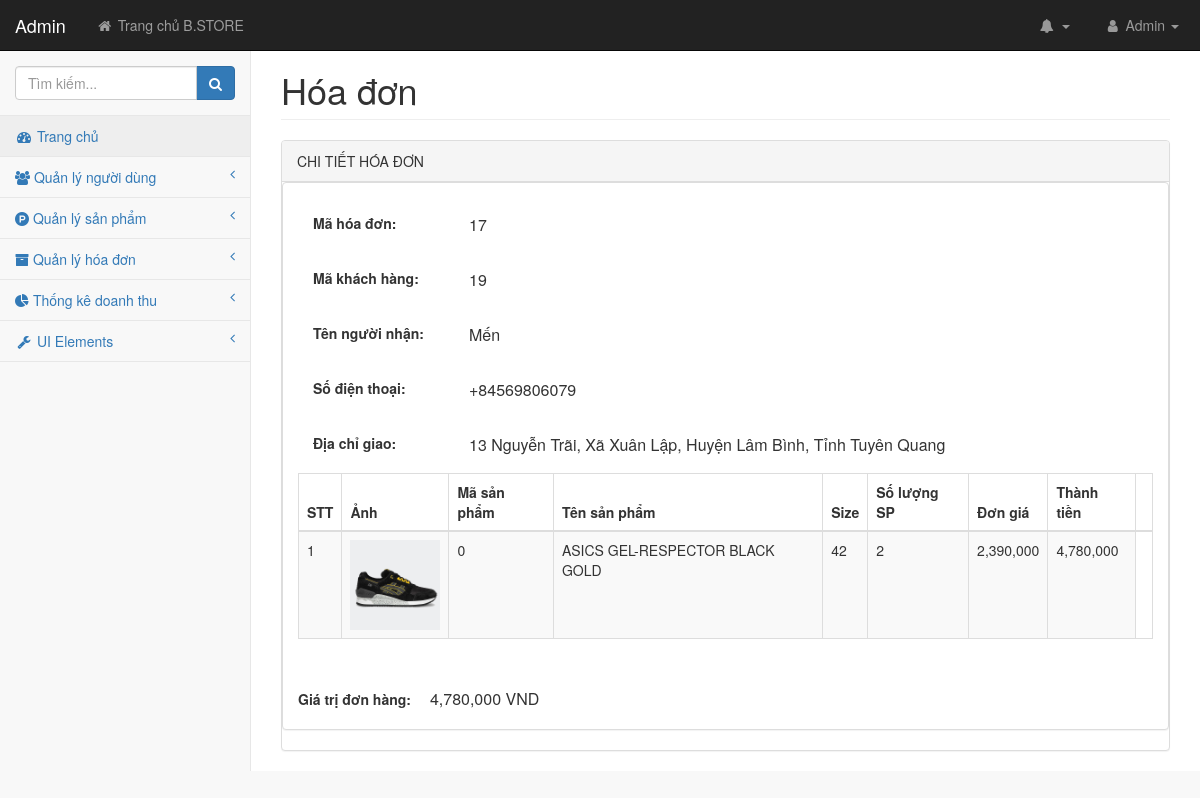
The page /admin/pages/chitiethoadon.php?maHoaDon=17 (signed in) on the database its author committed.
### tables this page shows
CREATE TABLE `tbl_chitiethoadon` (
  `idHD` int(11) NOT NULL,
  `maHoaDon` int(11) NOT NULL,
  `tenNguoiNhan` varchar(255) NOT NULL,
  `sdtKH` int(11) NOT NULL,
  `ghiChu` varchar(255) NOT NULL,
  `maSP` int(11) NOT NULL,
  `tenSP` varchar(255) NOT NULL,
  `soLuongSP` int(11) NOT NULL,
  `sizeSP` int(11) NOT NULL,
  `giaSP` int(11) NOT NULL,
  `mieuTaSP` varchar(255) NOT NULL,
  `hinhAnhSP` varchar(255) NOT NULL,
  `diachi` varchar(255) NOT NULL
);

CREATE TABLE `tbl_hoadon` (
  `maHoaDon` int(11) NOT NULL,
  `maKhachHang` int(11) NOT NULL,
  `ngayDat` date NOT NULL,
  `giaTriHD` int(11) NOT NULL
);

### admin/lib/database.php (called while the page is built, shortened)
<?php
Class Database{
   public $host   = DB_HOST;
   public $user   = DB_USER;
   public $pass   = DB_PASS;
   public $dbname = DB_NAME;
   public $link;
private function connectDB(){
   $this->link = new mysqli($this->host, $this->user, $this->pass,
    $this->dbname);
 }
public function select($query){
  $result = $this->link->query($query) or
   die($this->link->error.__LINE__);
  if($result->num_rows > 0){
    return $result;
  } else {
    return false;
  }
 }
}

### admin/classes/hoadon.php (called while the page is built, shortened)
<?php
    require_once '../lib/database.php';
?>
<?php
    class hoadon
    {
        private $db;
        public function __construct()
        {
            $this->db = new Database();
        }
        public function show_chitiethoadon($id)
        {
            $query = "SELECT * FROM tbl_hoadon, tbl_chitiethoadon WHERE tbl_hoadon.maHoaDon = tbl_chitiethoadon.maHoaDon AND tbl_hoadon.maHoaDon = '$id' ";
            $result = $this->db->select($query);
            return $result;
        }
        public function show_chitiethoadon2($id)
        {
            $query="SELECT *,sum(`soLuongSP`) FROM `tbl_chitiethoadon` WHERE `maHoaDon`='$id' and `soLuongSP`>0 GROUP BY `maSP`";
            $result = $this->db->select($query);
            return $result;
        }
    }
?>

### admin/pages/chitiethoadon.php (the view, shortened to what this page needs)
<?php
    include 'header.php';
?>
<?php  include_once '../classes/hoadon.php' ?>
<?php
    $hoadon = new hoadon();
    if (!isset($_GET['maHoaDon']) || $_GET['maHoaDon'] == ''){
        echo "<script>'window.location = 'orders.php'</script>";
    }else{
        $id = $_GET['maHoaDon'];
        $infoHD = $hoadon->show_chitiethoadon($id);
    }
?>
            <div id="page-wrapper">
                <div class="container-fluid">
                    <div class="row">
                        <div class="col-lg-12">
                            <h1 class="page-header" >Hóa đơn</h1>
                        </div>
                    </div>
                    <div class="row">
                        <div class="col-lg-12">
                            <div class="panel panel-default">
                                <div class="panel-heading">
                                    CHI TIẾT HÓA ĐƠN
                                </div>
                                <div class="panel panel-default">
                        <div class="panel-body">
                            <?php
                                $resultHD = $infoHD->fetch_assoc();
                             ?>
                            <form action="" method="POST" enctype="multipart/form-data" name="formUser" onsubmit="return validationForm()">
                                <table style="width: 100%;">
                                <tr>
                                    <td class="tabLabel">
                                        <label class="labelAddProduct">Mã hóa đơn:  </label>
                                    </td>
                                    <td>
                                       <h5 style="font-size: 16px;"><?php echo $resultHD['maHoaDon'] ?></h5>
                                    </td>
                                </tr>
                                <tr>
                                    <td class="tabLabel">
                                        <label class="labelAddProduct">Mã khách hàng: </label>
                                    </td>
                                    <td>
                                        <h5 style="font-size: 16px;"><?php echo $resultHD['maKhachHang'] ?></h5>
                                    </td>
                                </tr>
                                <tr>
                                    <td class="tabLabel">
                                        <label class="labelAddProduct">Tên người nhận:</label>
                                    </td>
                                    <td>
                                        <h5 style="font-size: 16px;"><?php echo $resultHD['tenNguoiNhan'] ?></h5>
                                    </td>
                                </tr>
                                <tr>
                                    <td class="tabLabel">
                                        <label class="labelAddProduct">Số điện thoại: </label>
                                    </td>
                                    <td>
                                       <h5 style="font-size: 16px;">+84<?php echo $resultHD['sdtKH'] ?></h5>
                                    </td>
                                </tr>
                                <tr>
                                    <td class="tabLabel">
                                        <label class="labelAddProduct">Địa chỉ giao: </label>
                                    </td>
                                    <td>
                                        <h5 style="font-size: 16px;"><?php echo $resultHD['diachi'] ?></h5>
                                    </td>
                                </tr>
                                <tr>
                                <div class="table-responsive">
                                        <table class="table table-striped table-bordered table-hover" id="dataTables-example">
                                            <thead>
                                                <tr>
                                                    <th>STT</th>
                                                    <th>Ảnh</th>
                                                    <th>Mã sản phẩm</th>
                                                    <th>Tên sản phẩm</th>
                                                    <th>Size</th>
                                                    <th>Số lượng SP</th>
                                                    <th>Đơn giá</th>
                                                    <th>Thành tiền</th>
                                                     <th></th>
                                                </tr>
                                            </thead>
                                            <tbody>
                                                <?php
                                                $infoHD2 = $hoadon->show_chitiethoadon2($id);
                                                        $i = 0;
                                                        while ($resultSPHD = $infoHD2->fetch_assoc()){
                                                               $i++;
                                                ?>
                                                <tr class="odd gradeX">
                                                    <td><?php echo $i; ?></td>
                                                    <td><img src="uploads/<?php echo $resultSPHD['hinhAnhSP']; ?>" width="90"></td>
                                                    <td><?php echo $resultSPHD['maSP']; ?></td>
                                                    <td><?php echo $resultSPHD['tenSP']; ?></td>
                                                    <td><?php echo $resultSPHD['sizeSP']; ?></td>
                                                    <td><?php echo $resultSPHD['sum(`soLuongSP`)']; ?></td>
                                                    <td><?php echo number_format($resultSPHD['giaSP']); ?></td>
                                                    <?php
                                                        $thanhtien = $resultSPHD['sum(`soLuongSP`)'] * $resultSPHD['giaSP'];
                                                    ?>
                                                    <td><?php echo number_format($thanhtien); ?></td>
                                                    <?php
                                                    }
                                                    ?>
                                                </tr>
                                            </tbody>
                                        </table>
                                </div>
                                </tr>
                                <tr>
                                    <td class="tabLabel">
                                        <label class="labelAddProduct">Giá trị đơn hàng: </label>
                                    </td>
                                    <td>
                                        <span style="font-size: 16px;"><?php echo number_format($resultHD['giaTriHD']) ?> VND</span>
                                    </td>
                                 </table>
                            </form>
                         </div>
                            </div>
                        </div>
                    </div>
                                </div>
                            </div>
                        </div>
                    </div>
    </body>
</html>

### admin/css/style.css (style rules this page uses)
.labelAddProduct { font-size: 14px; padding: 15px; }
td.tabLabel { width: 20%; }

### admin/css/startmin.css (style rules this page uses)
body { background-color: #f8f8f8; }
#page-wrapper { padding-top: 30px; min-height: 568px; background-color: #fff; }
@media (min-width:768px) { #page-wrapper { position: inherit; margin-left: 250px; padding: 30px 15px 0 15px; border-left: 1px solid #e7e7e7; } }

### rows shown on the page
tbl_chitiethoadon: maHoaDon "17", maHoaDon.maKhachHang "19", tenNguoiNhan "Mến", sdtKH "569806079", diachi "13 Nguyễn Trãi, Xã Xuân Lập, Huyện Lâm Bình, Tỉnh Tuyên Quang", hinhAnhSP (picture), maSP "0", tenSP "ASICS GEL-RESPECTOR BLACK GOLD", sizeSP "42", sum "2", giaSP "2,390,000", thanhtien "4,780,000", maHoaDon.giaTriHD "4,780,000"

### other values the page prints
Session::get('tenNguoiQuanTri') "Admin"
